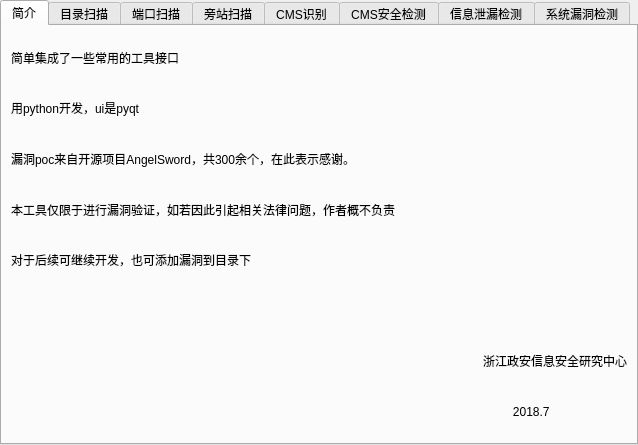
<?xml version="1.0" encoding="UTF-8"?>
<ui version="4.0">
 <class>TabWidget</class>
 <widget class="QTabWidget" name="TabWidget">
  <property name="geometry">
   <rect>
    <x>0</x>
    <y>0</y>
    <width>638</width>
    <height>445</height>
   </rect>
  </property>
  <property name="windowTitle">
   <string>ZAWVSV         by--abcde--</string>
  </property>
  <property name="whatsThis">
   <string>&lt;html&gt;&lt;head/&gt;&lt;body&gt;&lt;p&gt;C段&lt;/p&gt;&lt;/body&gt;&lt;/html&gt;</string>
  </property>
  <property name="currentIndex">
   <number>0</number>
  </property>
  <widget class="QWidget" name="tab_4">
   <attribute name="title">
    <string>简介</string>
   </attribute>
   <layout class="QGridLayout" name="gridLayout_8">
    <item row="0" column="0">
     <widget class="QLabel" name="label_17">
      <property name="lineWidth">
       <number>1</number>
      </property>
      <property name="text">
       <string>简单集成了一些常用的工具接口</string>
      </property>
     </widget>
    </item>
    <item row="1" column="0">
     <widget class="QLabel" name="label_18">
      <property name="text">
       <string>用python开发，ui是pyqt</string>
      </property>
     </widget>
    </item>
    <item row="2" column="0">
     <widget class="QLabel" name="label_19">
      <property name="text">
       <string>漏洞poc来自开源项目AngelSword，共300余个，在此表示感谢。</string>
      </property>
     </widget>
    </item>
    <item row="3" column="0">
     <widget class="QLabel" name="label_20">
      <property name="text">
       <string>本工具仅限于进行漏洞验证，如若因此引起相关法律问题，作者概不负责</string>
      </property>
     </widget>
    </item>
    <item row="4" column="0">
     <widget class="QLabel" name="label_22">
      <property name="text">
       <string>对于后续可继续开发，也可添加漏洞到目录下</string>
      </property>
     </widget>
    </item>
    <item row="5" column="1">
     <widget class="QLabel" name="label_21">
      <property name="text">
       <string/>
      </property>
     </widget>
    </item>
    <item row="6" column="2">
     <widget class="QLabel" name="label_23">
      <property name="text">
       <string>浙江政安信息安全研究中心</string>
      </property>
     </widget>
    </item>
    <item row="7" column="2">
     <widget class="QLabel" name="label_24">
      <property name="text">
       <string>         2018.7</string>
      </property>
     </widget>
    </item>
   </layout>
  </widget>
  <widget class="QWidget" name="tabs">
   <attribute name="title">
    <string>目录扫描</string>
   </attribute>
   <layout class="QGridLayout" name="gridLayout">
    <item row="0" column="0">
     <widget class="QLabel" name="label">
      <property name="text">
       <string>网站：</string>
      </property>
     </widget>
    </item>
    <item row="0" column="6">
     <widget class="QPushButton" name="pushButton_2">
      <property name="text">
       <string>开始扫描</string>
      </property>
     </widget>
    </item>
    <item row="0" column="7">
     <widget class="QPushButton" name="pushButton_3">
      <property name="text">
       <string>停止扫描</string>
      </property>
      <property name="checked">
       <bool>false</bool>
      </property>
     </widget>
    </item>
    <item row="1" column="0">
     <widget class="QLabel" name="label_2">
      <property name="text">
       <string>线程数：</string>
      </property>
     </widget>
    </item>
    <item row="1" column="1">
     <widget class="QSpinBox" name="spinBox">
      <property name="minimum">
       <number>5</number>
      </property>
      <property name="maximum">
       <number>100</number>
      </property>
      <property name="singleStep">
       <number>5</number>
      </property>
     </widget>
    </item>
    <item row="1" column="2">
     <widget class="QLabel" name="label_5">
      <property name="text">
       <string>建议核心*5</string>
      </property>
     </widget>
    </item>
    <item row="1" column="3">
     <widget class="QLabel" name="label_3">
      <property name="text">
       <string>超时：</string>
      </property>
     </widget>
    </item>
    <item row="1" column="4">
     <widget class="QSpinBox" name="spinBox_2">
      <property name="minimum">
       <number>1</number>
      </property>
      <property name="maximum">
       <number>4</number>
      </property>
     </widget>
    </item>
    <item row="1" column="5">
     <widget class="QLabel" name="label_4">
      <property name="text">
       <string>s</string>
      </property>
     </widget>
    </item>
    <item row="2" column="0" colspan="8">
     <widget class="QTextBrowser" name="textBrowser_5">
      <property name="html">
       <string>&lt;!DOCTYPE HTML PUBLIC &quot;-//W3C//DTD HTML 4.0//EN&quot; &quot;http://www.w3.org/TR/REC-html40/strict.dtd&quot;&gt;
&lt;html&gt;&lt;head&gt;&lt;meta name=&quot;qrichtext&quot; content=&quot;1&quot; /&gt;&lt;style type=&quot;text/css&quot;&gt;
p, li { white-space: pre-wrap; }
&lt;/style&gt;&lt;/head&gt;&lt;body style=&quot; font-family:'SimSun'; font-size:9pt; font-weight:400; font-style:normal;&quot;&gt;
&lt;p style=&quot; margin-top:0px; margin-bottom:0px; margin-left:0px; margin-right:0px; -qt-block-indent:0; text-indent:0px;&quot;&gt;&lt;span style=&quot; font-size:12pt;&quot;&gt;#说明&lt;/span&gt;&lt;/p&gt;
&lt;p style=&quot; margin-top:0px; margin-bottom:0px; margin-left:0px; margin-right:0px; -qt-block-indent:0; text-indent:0px;&quot;&gt;&lt;span style=&quot; font-size:12pt;&quot;&gt;1.字典文件位于同目录并且改名为 dic.txt&lt;/span&gt;&lt;/p&gt;
&lt;p style=&quot; margin-top:0px; margin-bottom:0px; margin-left:0px; margin-right:0px; -qt-block-indent:0; text-indent:0px;&quot;&gt;&lt;span style=&quot; font-size:12pt;&quot;&gt;2.URL输入格式应为http://xxxxxxxxx&lt;/span&gt;&lt;/p&gt;
&lt;p style=&quot; margin-top:0px; margin-bottom:0px; margin-left:0px; margin-right:0px; -qt-block-indent:0; text-indent:0px;&quot;&gt;&lt;span style=&quot; font-size:12pt;&quot;&gt;3.建议线程数不超过20&lt;/span&gt;&lt;/p&gt;
&lt;p style=&quot; margin-top:0px; margin-bottom:0px; margin-left:0px; margin-right:0px; -qt-block-indent:0; text-indent:0px;&quot;&gt;&lt;span style=&quot; font-size:12pt;&quot;&gt;4.存有一点bug，重新启动再扫描即可&lt;/span&gt;&lt;/p&gt;
&lt;p style=&quot; margin-top:0px; margin-bottom:0px; margin-left:0px; margin-right:0px; -qt-block-indent:0; text-indent:0px;&quot;&gt;&lt;span style=&quot; font-size:12pt;&quot;&gt;5.没有特殊情况不要点停止&lt;/span&gt;&lt;/p&gt;&lt;/body&gt;&lt;/html&gt;</string>
      </property>
     </widget>
    </item>
    <item row="3" column="0" colspan="8">
     <widget class="QProgressBar" name="progressBar">
      <property name="value">
       <number>0</number>
      </property>
     </widget>
    </item>
    <item row="0" column="1" colspan="5">
     <widget class="QLineEdit" name="lineEdit_3"/>
    </item>
   </layout>
  </widget>
  <widget class="QWidget" name="tab">
   <attribute name="title">
    <string>端口扫描</string>
   </attribute>
   <layout class="QGridLayout" name="gridLayout_2">
    <item row="0" column="0">
     <widget class="QLabel" name="label_6">
      <property name="text">
       <string> ip：</string>
      </property>
     </widget>
    </item>
    <item row="0" column="1">
     <widget class="QLineEdit" name="lineEdit"/>
    </item>
    <item row="0" column="3" rowspan="2">
     <widget class="QPushButton" name="pushButton">
      <property name="text">
       <string>开始扫描</string>
      </property>
     </widget>
    </item>
    <item row="1" column="1" rowspan="2">
     <widget class="QLineEdit" name="lineEdit_2"/>
    </item>
    <item row="1" column="2">
     <spacer name="horizontalSpacer">
      <property name="orientation">
       <enum>Qt::Horizontal</enum>
      </property>
      <property name="sizeHint" stdset="0">
       <size>
        <width>169</width>
        <height>20</height>
       </size>
      </property>
     </spacer>
    </item>
    <item row="1" column="0">
     <widget class="QLabel" name="label_7">
      <property name="text">
       <string>port：</string>
      </property>
     </widget>
    </item>
    <item row="3" column="0" colspan="4">
     <widget class="QTextBrowser" name="textBrowser">
      <property name="html">
       <string>&lt;!DOCTYPE HTML PUBLIC &quot;-//W3C//DTD HTML 4.0//EN&quot; &quot;http://www.w3.org/TR/REC-html40/strict.dtd&quot;&gt;
&lt;html&gt;&lt;head&gt;&lt;meta name=&quot;qrichtext&quot; content=&quot;1&quot; /&gt;&lt;style type=&quot;text/css&quot;&gt;
p, li { white-space: pre-wrap; }
&lt;/style&gt;&lt;/head&gt;&lt;body style=&quot; font-family:'SimSun'; font-size:9pt; font-weight:400; font-style:normal;&quot;&gt;
&lt;p style=&quot; margin-top:0px; margin-bottom:0px; margin-left:0px; margin-right:0px; -qt-block-indent:0; text-indent:0px;&quot;&gt;&lt;span style=&quot; font-size:12pt;&quot;&gt;#说明&lt;/span&gt;&lt;/p&gt;
&lt;p style=&quot; margin-top:0px; margin-bottom:0px; margin-left:0px; margin-right:0px; -qt-block-indent:0; text-indent:0px;&quot;&gt;&lt;span style=&quot; font-size:12pt;&quot;&gt;1.输入ip格式:x.x.x.x&lt;/span&gt;&lt;/p&gt;
&lt;p style=&quot; margin-top:0px; margin-bottom:0px; margin-left:0px; margin-right:0px; -qt-block-indent:0; text-indent:0px;&quot;&gt;&lt;span style=&quot; font-size:12pt;&quot;&gt;2.端口输入格式支持范围输入：1-80,445,3389,8080,3306,1433&lt;/span&gt;&lt;/p&gt;
&lt;p style=&quot; margin-top:0px; margin-bottom:0px; margin-left:0px; margin-right:0px; -qt-block-indent:0; text-indent:0px;&quot;&gt;&lt;span style=&quot; font-size:12pt;&quot;&gt;3.输出前缀为[+]为开放端口。&lt;/span&gt;&lt;/p&gt;&lt;/body&gt;&lt;/html&gt;</string>
      </property>
     </widget>
    </item>
   </layout>
  </widget>
  <widget class="QWidget" name="tab_2">
   <attribute name="title">
    <string>旁站扫描</string>
   </attribute>
   <layout class="QGridLayout" name="gridLayout_3">
    <item row="0" column="0">
     <widget class="QLabel" name="label_8">
      <property name="text">
       <string>域名：</string>
      </property>
     </widget>
    </item>
    <item row="1" column="0" colspan="2">
     <widget class="QPushButton" name="pushButton_4">
      <property name="text">
       <string>获取ip</string>
      </property>
     </widget>
    </item>
    <item row="1" column="2">
     <spacer name="horizontalSpacer_3">
      <property name="orientation">
       <enum>Qt::Horizontal</enum>
      </property>
      <property name="sizeHint" stdset="0">
       <size>
        <width>109</width>
        <height>20</height>
       </size>
      </property>
     </spacer>
    </item>
    <item row="1" column="3">
     <widget class="QPushButton" name="pushButton_5">
      <property name="text">
       <string>查询</string>
      </property>
     </widget>
    </item>
    <item row="2" column="0" colspan="5">
     <widget class="QTextBrowser" name="textBrowser_6">
      <property name="html">
       <string>&lt;!DOCTYPE HTML PUBLIC &quot;-//W3C//DTD HTML 4.0//EN&quot; &quot;http://www.w3.org/TR/REC-html40/strict.dtd&quot;&gt;
&lt;html&gt;&lt;head&gt;&lt;meta name=&quot;qrichtext&quot; content=&quot;1&quot; /&gt;&lt;style type=&quot;text/css&quot;&gt;
p, li { white-space: pre-wrap; }
&lt;/style&gt;&lt;/head&gt;&lt;body style=&quot; font-family:'SimSun'; font-size:9pt; font-weight:400; font-style:normal;&quot;&gt;
&lt;p style=&quot; margin-top:0px; margin-bottom:0px; margin-left:0px; margin-right:0px; -qt-block-indent:0; text-indent:0px;&quot;&gt;&lt;span style=&quot; font-size:12pt;&quot;&gt;#说明&lt;/span&gt;&lt;/p&gt;
&lt;p style=&quot; margin-top:0px; margin-bottom:0px; margin-left:0px; margin-right:0px; -qt-block-indent:0; text-indent:0px;&quot;&gt;&lt;span style=&quot; font-size:12pt;&quot;&gt;1.调用的是网络接口，暂时不支持自动化C段扫描，只支持旁站扫描。&lt;/span&gt;&lt;/p&gt;
&lt;p style=&quot; margin-top:0px; margin-bottom:0px; margin-left:0px; margin-right:0px; -qt-block-indent:0; text-indent:0px;&quot;&gt;&lt;span style=&quot; font-size:12pt;&quot;&gt;2.输入URL格式：http://xxxxxxxxx&lt;/span&gt;&lt;/p&gt;
&lt;p style=&quot; margin-top:0px; margin-bottom:0px; margin-left:0px; margin-right:0px; -qt-block-indent:0; text-indent:0px;&quot;&gt;&lt;span style=&quot; font-size:12pt;&quot;&gt;3.先获取IP或者这直接输入ip再查询旁站&lt;/span&gt;&lt;/p&gt;&lt;/body&gt;&lt;/html&gt;</string>
      </property>
     </widget>
    </item>
    <item row="0" column="1" colspan="3">
     <widget class="QLineEdit" name="lineEdit_4"/>
    </item>
   </layout>
  </widget>
  <widget class="QWidget" name="tab_3">
   <attribute name="title">
    <string>CMS识别</string>
   </attribute>
   <layout class="QGridLayout" name="gridLayout_4">
    <item row="0" column="0">
     <widget class="QLabel" name="label_9">
      <property name="text">
       <string>网址：</string>
      </property>
     </widget>
    </item>
    <item row="0" column="1">
     <widget class="QLineEdit" name="lineEdit_5"/>
    </item>
    <item row="0" column="2">
     <widget class="QPushButton" name="pushButton_7">
      <property name="text">
       <string>识别</string>
      </property>
     </widget>
    </item>
    <item row="1" column="1">
     <widget class="QLabel" name="label_10">
      <property name="text">
       <string>http://www.test.com</string>
      </property>
     </widget>
    </item>
    <item row="2" column="0" colspan="3">
     <widget class="QTextBrowser" name="textBrowser_7">
      <property name="html">
       <string>&lt;!DOCTYPE HTML PUBLIC &quot;-//W3C//DTD HTML 4.0//EN&quot; &quot;http://www.w3.org/TR/REC-html40/strict.dtd&quot;&gt;
&lt;html&gt;&lt;head&gt;&lt;meta name=&quot;qrichtext&quot; content=&quot;1&quot; /&gt;&lt;style type=&quot;text/css&quot;&gt;
p, li { white-space: pre-wrap; }
&lt;/style&gt;&lt;/head&gt;&lt;body style=&quot; font-family:'SimSun'; font-size:9pt; font-weight:400; font-style:normal;&quot;&gt;
&lt;p style=&quot; margin-top:0px; margin-bottom:0px; margin-left:0px; margin-right:0px; -qt-block-indent:0; text-indent:0px;&quot;&gt;&lt;span style=&quot; font-size:12pt;&quot;&gt;#说明&lt;/span&gt;&lt;/p&gt;
&lt;p style=&quot; margin-top:0px; margin-bottom:0px; margin-left:0px; margin-right:0px; -qt-block-indent:0; text-indent:0px;&quot;&gt;&lt;span style=&quot; font-size:12pt;&quot;&gt;1.调用的是网络接口，存在无法识别的情况。&lt;/span&gt;&lt;/p&gt;
&lt;p style=&quot; margin-top:0px; margin-bottom:0px; margin-left:0px; margin-right:0px; -qt-block-indent:0; text-indent:0px;&quot;&gt;&lt;span style=&quot; font-size:12pt;&quot;&gt;2.输入URL:http://xxxxxxxxx&lt;/span&gt;&lt;/p&gt;
&lt;p style=&quot; margin-top:0px; margin-bottom:0px; margin-left:0px; margin-right:0px; -qt-block-indent:0; text-indent:0px;&quot;&gt;&lt;span style=&quot; font-size:12pt;&quot;&gt;3.暂时不支持批量识别&lt;/span&gt;&lt;/p&gt;&lt;/body&gt;&lt;/html&gt;</string>
      </property>
     </widget>
    </item>
   </layout>
  </widget>
  <widget class="QWidget" name="tab_5">
   <attribute name="title">
    <string>CMS安全检测</string>
   </attribute>
   <layout class="QGridLayout" name="gridLayout_5">
    <item row="0" column="0">
     <widget class="QLabel" name="label_11">
      <property name="text">
       <string>网址：</string>
      </property>
     </widget>
    </item>
    <item row="0" column="1">
     <widget class="QLineEdit" name="lineEdit_6"/>
    </item>
    <item row="0" column="2">
     <widget class="QPushButton" name="pushButton_8">
      <property name="text">
       <string>检测</string>
      </property>
     </widget>
    </item>
    <item row="1" column="1" colspan="2">
     <widget class="QLabel" name="label_12">
      <property name="text">
       <string>http://www.test.com</string>
      </property>
     </widget>
    </item>
    <item row="2" column="0" colspan="3">
     <widget class="QTextBrowser" name="textBrowser_2">
      <property name="html">
       <string>&lt;!DOCTYPE HTML PUBLIC &quot;-//W3C//DTD HTML 4.0//EN&quot; &quot;http://www.w3.org/TR/REC-html40/strict.dtd&quot;&gt;
&lt;html&gt;&lt;head&gt;&lt;meta name=&quot;qrichtext&quot; content=&quot;1&quot; /&gt;&lt;style type=&quot;text/css&quot;&gt;
p, li { white-space: pre-wrap; }
&lt;/style&gt;&lt;/head&gt;&lt;body style=&quot; font-family:'SimSun'; font-size:9pt; font-weight:400; font-style:normal;&quot;&gt;
&lt;p style=&quot; margin-top:0px; margin-bottom:0px; margin-left:0px; margin-right:0px; -qt-block-indent:0; text-indent:0px;&quot;&gt;&lt;span style=&quot; font-size:12pt;&quot;&gt;#说明&lt;/span&gt;&lt;/p&gt;
&lt;p style=&quot; margin-top:0px; margin-bottom:0px; margin-left:0px; margin-right:0px; -qt-block-indent:0; text-indent:0px;&quot;&gt;&lt;span style=&quot; font-size:12pt;&quot;&gt;1.漏洞库来自网络公开，整理后统一化。&lt;/span&gt;&lt;/p&gt;
&lt;p style=&quot; margin-top:0px; margin-bottom:0px; margin-left:0px; margin-right:0px; -qt-block-indent:0; text-indent:0px;&quot;&gt;&lt;span style=&quot; font-size:12pt;&quot;&gt;2.漏洞库目录poc.md。&lt;/span&gt;&lt;/p&gt;
&lt;p style=&quot; margin-top:0px; margin-bottom:0px; margin-left:0px; margin-right:0px; -qt-block-indent:0; text-indent:0px;&quot;&gt;&lt;span style=&quot; font-size:12pt;&quot;&gt;3.暂时不支持多线程，效率可能会比较低。&lt;/span&gt;&lt;/p&gt;
&lt;p style=&quot; margin-top:0px; margin-bottom:0px; margin-left:0px; margin-right:0px; -qt-block-indent:0; text-indent:0px;&quot;&gt;&lt;span style=&quot; font-size:12pt;&quot;&gt;4.输出前缀为[+]为存在漏洞。&lt;/span&gt;&lt;/p&gt;&lt;/body&gt;&lt;/html&gt;</string>
      </property>
     </widget>
    </item>
   </layout>
  </widget>
  <widget class="QWidget" name="tab_6">
   <attribute name="title">
    <string>信息泄漏检测</string>
   </attribute>
   <layout class="QGridLayout" name="gridLayout_6">
    <item row="0" column="0">
     <widget class="QLabel" name="label_13">
      <property name="text">
       <string>网址：</string>
      </property>
     </widget>
    </item>
    <item row="0" column="1">
     <widget class="QLineEdit" name="lineEdit_7"/>
    </item>
    <item row="0" column="2">
     <widget class="QPushButton" name="pushButton_9">
      <property name="text">
       <string>暂时不接入</string>
      </property>
     </widget>
    </item>
    <item row="1" column="1" colspan="2">
     <widget class="QLabel" name="label_14">
      <property name="text">
       <string>http://www.test.com</string>
      </property>
     </widget>
    </item>
    <item row="2" column="0" colspan="3">
     <widget class="QTextBrowser" name="textBrowser_3">
      <property name="html">
       <string>&lt;!DOCTYPE HTML PUBLIC &quot;-//W3C//DTD HTML 4.0//EN&quot; &quot;http://www.w3.org/TR/REC-html40/strict.dtd&quot;&gt;
&lt;html&gt;&lt;head&gt;&lt;meta name=&quot;qrichtext&quot; content=&quot;1&quot; /&gt;&lt;style type=&quot;text/css&quot;&gt;
p, li { white-space: pre-wrap; }
&lt;/style&gt;&lt;/head&gt;&lt;body style=&quot; font-family:'SimSun'; font-size:9pt; font-weight:400; font-style:normal;&quot;&gt;
&lt;p style=&quot; margin-top:0px; margin-bottom:0px; margin-left:0px; margin-right:0px; -qt-block-indent:0; text-indent:0px;&quot;&gt;&lt;span style=&quot; font-size:12pt;&quot;&gt;#时间原因暂时不接入该功能&lt;/span&gt;&lt;/p&gt;&lt;/body&gt;&lt;/html&gt;</string>
      </property>
     </widget>
    </item>
   </layout>
  </widget>
  <widget class="QWidget" name="tab_7">
   <attribute name="title">
    <string>系统漏洞检测</string>
   </attribute>
   <layout class="QGridLayout" name="gridLayout_7">
    <item row="0" column="0">
     <widget class="QLabel" name="label_15">
      <property name="text">
       <string>网站：</string>
      </property>
     </widget>
    </item>
    <item row="0" column="1">
     <widget class="QLineEdit" name="lineEdit_8"/>
    </item>
    <item row="0" column="2">
     <widget class="QPushButton" name="pushButton_10">
      <property name="text">
       <string>检测</string>
      </property>
     </widget>
    </item>
    <item row="1" column="1" colspan="2">
     <widget class="QLabel" name="label_16">
      <property name="text">
       <string>http://www.test.com</string>
      </property>
     </widget>
    </item>
    <item row="2" column="0" colspan="3">
     <widget class="QTextBrowser" name="textBrowser_4">
      <property name="html">
       <string>&lt;!DOCTYPE HTML PUBLIC &quot;-//W3C//DTD HTML 4.0//EN&quot; &quot;http://www.w3.org/TR/REC-html40/strict.dtd&quot;&gt;
&lt;html&gt;&lt;head&gt;&lt;meta name=&quot;qrichtext&quot; content=&quot;1&quot; /&gt;&lt;style type=&quot;text/css&quot;&gt;
p, li { white-space: pre-wrap; }
&lt;/style&gt;&lt;/head&gt;&lt;body style=&quot; font-family:'SimSun'; font-size:9pt; font-weight:400; font-style:normal;&quot;&gt;
&lt;p style=&quot; margin-top:0px; margin-bottom:0px; margin-left:0px; margin-right:0px; -qt-block-indent:0; text-indent:0px;&quot;&gt;&lt;span style=&quot; font-size:12pt;&quot;&gt;#说明&lt;/span&gt;&lt;/p&gt;
&lt;p style=&quot; margin-top:0px; margin-bottom:0px; margin-left:0px; margin-right:0px; -qt-block-indent:0; text-indent:0px;&quot;&gt;&lt;span style=&quot; font-size:12pt;&quot;&gt;1.并非纯粹的操作系统漏洞，主要针对的是中间件等应用的漏洞。&lt;/span&gt;&lt;/p&gt;
&lt;p style=&quot; margin-top:0px; margin-bottom:0px; margin-left:0px; margin-right:0px; -qt-block-indent:0; text-indent:0px;&quot;&gt;&lt;span style=&quot; font-size:12pt;&quot;&gt;2.输入URL：http://xxxxxxxx&lt;/span&gt;&lt;/p&gt;
&lt;p style=&quot; margin-top:0px; margin-bottom:0px; margin-left:0px; margin-right:0px; -qt-block-indent:0; text-indent:0px;&quot;&gt;&lt;span style=&quot; font-size:12pt;&quot;&gt;3.暂时不支持多线程，效率会较低。&lt;/span&gt;&lt;/p&gt;
&lt;p style=&quot; margin-top:0px; margin-bottom:0px; margin-left:0px; margin-right:0px; -qt-block-indent:0; text-indent:0px;&quot;&gt;&lt;span style=&quot; font-size:12pt;&quot;&gt;4.输出前缀[+]为存在漏洞。&lt;/span&gt;&lt;/p&gt;&lt;/body&gt;&lt;/html&gt;</string>
      </property>
     </widget>
    </item>
   </layout>
  </widget>
 </widget>
 <resources/>
 <connections/>
</ui>
